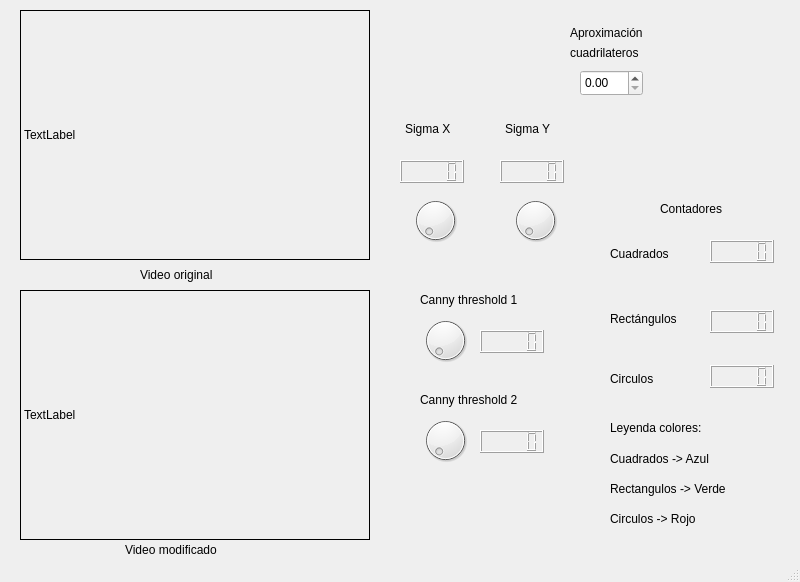
<?xml version="1.0" encoding="UTF-8"?>
<ui version="4.0">
 <class>MainWindow</class>
 <widget class="QMainWindow" name="MainWindow">
  <property name="geometry">
   <rect>
    <x>0</x>
    <y>0</y>
    <width>800</width>
    <height>582</height>
   </rect>
  </property>
  <property name="windowTitle">
   <string>MainWindow</string>
  </property>
  <widget class="QWidget" name="centralwidget">
   <widget class="QLabel" name="sigmaX_text">
    <property name="geometry">
     <rect>
      <x>405</x>
      <y>120</y>
      <width>55</width>
      <height>17</height>
     </rect>
    </property>
    <property name="text">
     <string>Sigma X</string>
    </property>
   </widget>
   <widget class="QLabel" name="sigmaY_text">
    <property name="geometry">
     <rect>
      <x>505</x>
      <y>120</y>
      <width>55</width>
      <height>17</height>
     </rect>
    </property>
    <property name="text">
     <string>Sigma Y</string>
    </property>
   </widget>
   <widget class="QLabel" name="canny_text">
    <property name="geometry">
     <rect>
      <x>420</x>
      <y>290</y>
      <width>125</width>
      <height>20</height>
     </rect>
    </property>
    <property name="text">
     <string>Canny threshold 1</string>
    </property>
   </widget>
   <widget class="QLabel" name="canny_text_2">
    <property name="geometry">
     <rect>
      <x>420</x>
      <y>390</y>
      <width>125</width>
      <height>20</height>
     </rect>
    </property>
    <property name="text">
     <string>Canny threshold 2</string>
    </property>
   </widget>
   <widget class="QDial" name="sigmax_dial">
    <property name="geometry">
     <rect>
      <x>410</x>
      <y>190</y>
      <width>51</width>
      <height>61</height>
     </rect>
    </property>
   </widget>
   <widget class="QDial" name="sigmay_dial">
    <property name="geometry">
     <rect>
      <x>510</x>
      <y>190</y>
      <width>51</width>
      <height>61</height>
     </rect>
    </property>
   </widget>
   <widget class="QDial" name="canny_inf_dial">
    <property name="geometry">
     <rect>
      <x>420</x>
      <y>310</y>
      <width>51</width>
      <height>61</height>
     </rect>
    </property>
   </widget>
   <widget class="QDial" name="canny_sup_dial">
    <property name="geometry">
     <rect>
      <x>420</x>
      <y>410</y>
      <width>51</width>
      <height>61</height>
     </rect>
    </property>
   </widget>
   <widget class="QLCDNumber" name="sigmax">
    <property name="geometry">
     <rect>
      <x>400</x>
      <y>160</y>
      <width>64</width>
      <height>23</height>
     </rect>
    </property>
   </widget>
   <widget class="QLCDNumber" name="sigmay">
    <property name="geometry">
     <rect>
      <x>500</x>
      <y>160</y>
      <width>64</width>
      <height>23</height>
     </rect>
    </property>
   </widget>
   <widget class="QLCDNumber" name="canny_inf">
    <property name="geometry">
     <rect>
      <x>480</x>
      <y>330</y>
      <width>64</width>
      <height>23</height>
     </rect>
    </property>
   </widget>
   <widget class="QLCDNumber" name="canny_sup">
    <property name="geometry">
     <rect>
      <x>480</x>
      <y>430</y>
      <width>64</width>
      <height>23</height>
     </rect>
    </property>
   </widget>
   <widget class="QLabel" name="cap">
    <property name="geometry">
     <rect>
      <x>20</x>
      <y>10</y>
      <width>350</width>
      <height>250</height>
     </rect>
    </property>
    <property name="maximumSize">
     <size>
      <width>351</width>
      <height>251</height>
     </size>
    </property>
    <property name="frameShape">
     <enum>QFrame::Box</enum>
    </property>
    <property name="text">
     <string>TextLabel</string>
    </property>
   </widget>
   <widget class="QLabel" name="filter_video">
    <property name="geometry">
     <rect>
      <x>20</x>
      <y>290</y>
      <width>350</width>
      <height>250</height>
     </rect>
    </property>
    <property name="maximumSize">
     <size>
      <width>351</width>
      <height>251</height>
     </size>
    </property>
    <property name="frameShape">
     <enum>QFrame::Box</enum>
    </property>
    <property name="text">
     <string>TextLabel</string>
    </property>
   </widget>
   <widget class="QLabel" name="label_1">
    <property name="geometry">
     <rect>
      <x>140</x>
      <y>265</y>
      <width>95</width>
      <height>20</height>
     </rect>
    </property>
    <property name="text">
     <string>Video original</string>
    </property>
   </widget>
   <widget class="QLabel" name="label_2">
    <property name="geometry">
     <rect>
      <x>125</x>
      <y>540</y>
      <width>120</width>
      <height>20</height>
     </rect>
    </property>
    <property name="text">
     <string>Video modificado</string>
    </property>
   </widget>
   <widget class="QDoubleSpinBox" name="rad_spin_box">
    <property name="geometry">
     <rect>
      <x>580</x>
      <y>70</y>
      <width>63</width>
      <height>26</height>
     </rect>
    </property>
    <property name="singleStep">
     <double>0.010000000000000</double>
    </property>
   </widget>
   <widget class="QLabel" name="label">
    <property name="geometry">
     <rect>
      <x>570</x>
      <y>20</y>
      <width>95</width>
      <height>25</height>
     </rect>
    </property>
    <property name="text">
     <string>Aproximación</string>
    </property>
   </widget>
   <widget class="QLabel" name="label_3">
    <property name="geometry">
     <rect>
      <x>570</x>
      <y>40</y>
      <width>95</width>
      <height>25</height>
     </rect>
    </property>
    <property name="text">
     <string>cuadrilateros</string>
    </property>
   </widget>
   <widget class="QLCDNumber" name="num_cuadrados">
    <property name="geometry">
     <rect>
      <x>710</x>
      <y>240</y>
      <width>64</width>
      <height>23</height>
     </rect>
    </property>
   </widget>
   <widget class="QLabel" name="label_4">
    <property name="geometry">
     <rect>
      <x>660</x>
      <y>200</y>
      <width>80</width>
      <height>17</height>
     </rect>
    </property>
    <property name="text">
     <string>Contadores</string>
    </property>
   </widget>
   <widget class="QLCDNumber" name="num_rectangulos">
    <property name="geometry">
     <rect>
      <x>710</x>
      <y>310</y>
      <width>64</width>
      <height>23</height>
     </rect>
    </property>
   </widget>
   <widget class="QLabel" name="label_5">
    <property name="geometry">
     <rect>
      <x>610</x>
      <y>245</y>
      <width>75</width>
      <height>17</height>
     </rect>
    </property>
    <property name="text">
     <string>Cuadrados</string>
    </property>
   </widget>
   <widget class="QLabel" name="label_6">
    <property name="geometry">
     <rect>
      <x>610</x>
      <y>310</y>
      <width>85</width>
      <height>17</height>
     </rect>
    </property>
    <property name="text">
     <string>Rectángulos</string>
    </property>
   </widget>
   <widget class="QLCDNumber" name="num_circulos">
    <property name="geometry">
     <rect>
      <x>710</x>
      <y>365</y>
      <width>64</width>
      <height>23</height>
     </rect>
    </property>
   </widget>
   <widget class="QLabel" name="label_7">
    <property name="geometry">
     <rect>
      <x>610</x>
      <y>370</y>
      <width>75</width>
      <height>17</height>
     </rect>
    </property>
    <property name="text">
     <string>Circulos</string>
    </property>
   </widget>
   <widget class="QLabel" name="label_8">
    <property name="enabled">
     <bool>true</bool>
    </property>
    <property name="geometry">
     <rect>
      <x>610</x>
      <y>420</y>
      <width>120</width>
      <height>16</height>
     </rect>
    </property>
    <property name="text">
     <string>Leyenda colores:</string>
    </property>
   </widget>
   <widget class="QLabel" name="label_9">
    <property name="geometry">
     <rect>
      <x>610</x>
      <y>450</y>
      <width>125</width>
      <height>17</height>
     </rect>
    </property>
    <property name="text">
     <string>Cuadrados -&gt; Azul</string>
    </property>
   </widget>
   <widget class="QLabel" name="label_10">
    <property name="geometry">
     <rect>
      <x>610</x>
      <y>480</y>
      <width>150</width>
      <height>17</height>
     </rect>
    </property>
    <property name="text">
     <string>Rectangulos -&gt; Verde</string>
    </property>
   </widget>
   <widget class="QLabel" name="label_11">
    <property name="geometry">
     <rect>
      <x>610</x>
      <y>510</y>
      <width>110</width>
      <height>17</height>
     </rect>
    </property>
    <property name="autoFillBackground">
     <bool>false</bool>
    </property>
    <property name="text">
     <string>Circulos -&gt; Rojo</string>
    </property>
   </widget>
  </widget>
  <widget class="QStatusBar" name="statusbar"/>
 </widget>
 <resources/>
 <connections/>
</ui>
